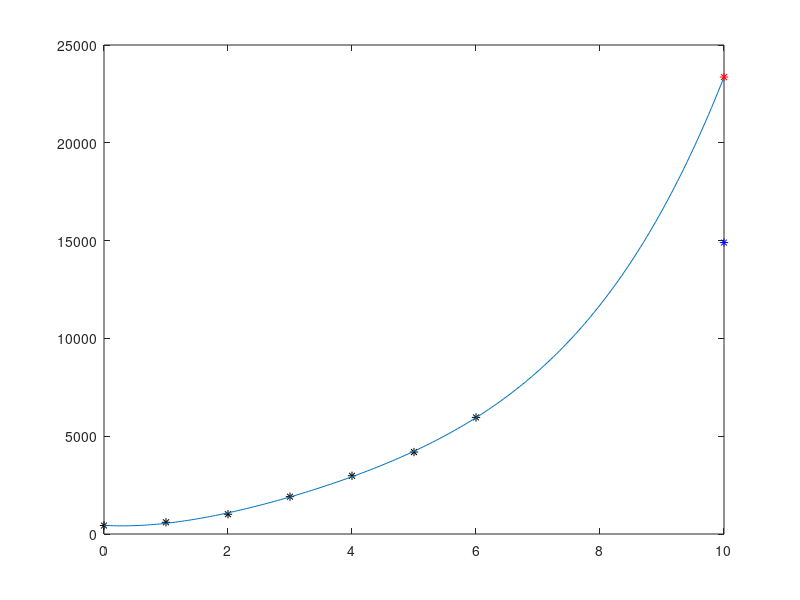

Write the MATLAB code that produced this figure.
clear all;clc
format long

x = [0 1 2 3 4 5 6];
y = [432 599 1012 1909 2977 4190 5961];

grado = 4;

cL = polyfit(x,y,grado);
pL = @(x) polyval(cL,x);

xx = linspace(0,10,201);

plot(x,y,'k*',xx,pL(xx),10,pL(10),'r*',10,14900,'b*')

disp("Valor en las 10ma semana")
disp(pL(10))

sem_10 = 14900;
x10 = [x 10];
y10 = [y sem_10];

pol = pL(x10);

err_cuad = norm(pol-y10,2)
err_rel_10 = abs(sem_10-pL(10))/abs(sem_10)
